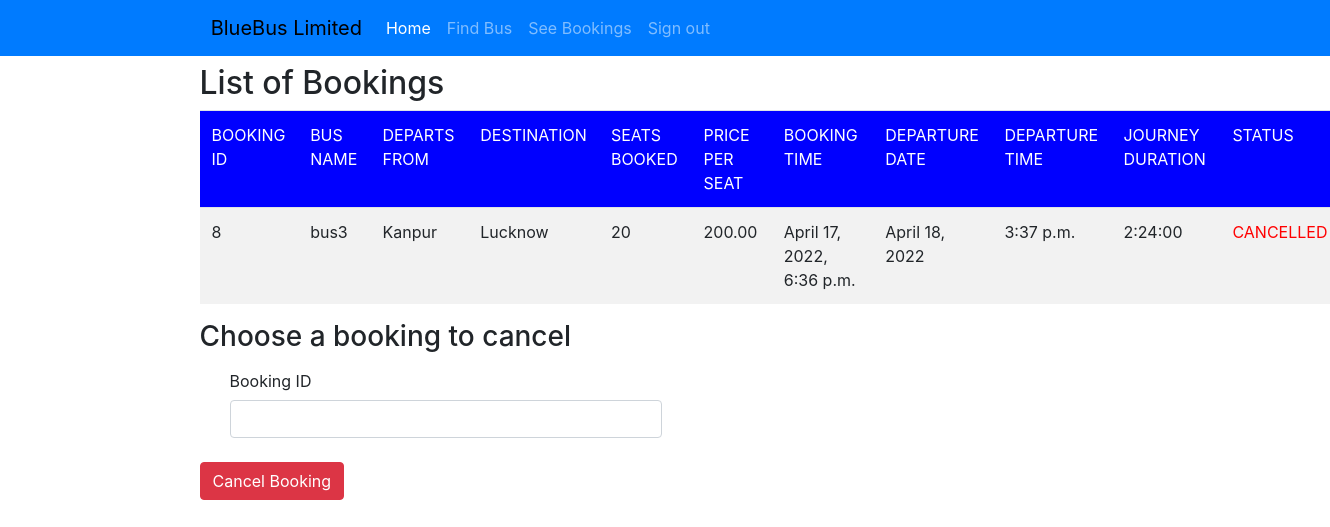
Page /seebookings (signed in) on the committed database.
### myapp/models.py (models this page shows, shortened)
class Book(models.Model):
    booking_id = models.AutoField(primary_key=True)
    user_id = models.ForeignKey(User, on_delete=models.CASCADE)
    bus_id = models.ForeignKey(Bus, on_delete=models.PROTECT)
    no_seats = models.DecimalField(decimal_places=0,  max_digits=3)
    create_date = models.DateTimeField(auto_now_add=True)
    last_update = models.DateTimeField(auto_now=True)
    status = models.BooleanField(default=True)

class Bus(models.Model):
    bus_id = models.AutoField(primary_key=True)
    bus_name = models.CharField(max_length=30)
    r_id = models.ForeignKey(Route, on_delete=models.SET_NULL, blank=True, null=True,)
    nos = models.DecimalField(decimal_places=0, max_digits=3)
    rem = models.DecimalField(decimal_places=0, max_digits=2)
    price = models.DecimalField(decimal_places=2, max_digits=6)
    date = models.DateField()
    time = models.TimeField()

class Route(models.Model):
    route_id = models.AutoField(primary_key=True)
    source = models.CharField(max_length=100)
    dest = models.CharField(max_length=100)
    desc = models.CharField(max_length=200)
    duration = models.DurationField(null=True)

### myapp/views.py (the view)
# urls.py: path('seebookings', views.seebookings, name="seebookings"),
@login_required(login_url='signin')
def seebookings(request, new={}):
    context={}
    booking_list = Book.objects.filter(user_id=request.user)
    if booking_list:
        if new:
            error = new["error"]
        return render(request, 'myapp/booklist.html', locals())
    else:
        context["error"] = "Sorry no bookings found"
        return render(request, 'myapp/findbus.html', context)

### myapp/templates/myapp/booklist.html (shortened to what this page needs)
{% extends 'myapp/base.html' %}
{% block content %}
<div class="container">
<h2 >List of Bookings</h2>
<table class="table table-striped">
    <thead style="background-color: blue;color: white;">
    <td>BOOKING ID</td>
    <td>BUS NAME</td>
    <td>DEPARTS FROM</td>
    <td>DESTINATION</td>
    <td>SEATS BOOKED</td>
    <td>PRICE PER SEAT</td>
    <td>BOOKING TIME</td>
    <td>DEPARTURE DATE</td>
    <td>DEPARTURE TIME</td>
    <td>JOURNEY DURATION</td>
    <td>STATUS</td>
    </thead>
    {% for x in booking_list %}
    <tr>
        <td>{{x.booking_id}}</td>
        <td>{{x.bus_id.bus_name}}</td>
        <td>{{x.bus_id.r_id.source}}</td>
        <td>{{x.bus_id.r_id.dest}}</td>
        <td>{{x.no_seats}}</td>
        <td>{{x.bus_id.price}}</td>
        <td>{{x.create_date}}</td>
        <td>{{x.bus_id.date}}</td>
        <td>{{x.bus_id.time}}</td>
        <td>{{x.bus_id.r_id.duration}}</td>
        <td>{% if x.status %}<p style="color:green;">BOOKED</p>{% else %}<p style="color:red;">CANCELLED</p>{% endif %}</td>
    </tr>
    {% endfor %}
</table>
<form action="{% url 'cancellings' %}" method="post">
    <h3>Choose a booking to cancel</h3>
    <div class="col-auto">
        <label for="example-email-input" class="col-2 col-form-label">Booking ID</label>
        <div class="col-5">
            <input name='bk_id' class="form-control" type="number">
        </div>
    </div>
    <br>
    <div class="pull-right">
        <button type="submit" class="btn btn-danger float-left">Cancel Booking</button>
    </div>
    <br>
    <br>
</form>
</div>
{% endblock %}

### myapp/templates/myapp/base.html (shortened to what this page needs)
<!doctype html>
<html lang="en">
<head>
    <link rel="stylesheet" href="https://stackpath.bootstrapcdn.com/bootstrap/4.1.3/css/bootstrap.min.css"
>
</head>
<body>
<nav class="navbar navbar-expand-lg navbar-dark bg-primary">
    <div class="container">
        <a class="navbar-brand" href="#" style="color: black;">BlueBus Limited</a>
        <div class="collapse navbar-collapse" id="navbarNavAltMarkup">
            <div class="navbar-nav" >
                <a class="nav-item nav-link active" id = "home" href="{% url 'home' %}">Home <span class="sr-only">(current)</span></a>
                <a class="nav-item nav-link " href="{% url 'findbus' %}" >Find Bus</a>
                <a class="nav-item nav-link" href="{% url 'seebookings' %}" >See Bookings</a>
                {% if request.user.is_active %}
                <a class="nav-item nav-link " href="{% url 'signout' %}" >Sign out</a>
                {% else %}
                <a class="nav-item nav-link " href="{% url 'signup' %}" >Sign Up</a>
                {% endif %}
            </div>
        </div>
    </div>
</nav>
{% block content %}
{% endblock %}
</body>
</html>

### myapp/templates/myapp/booklist.html (style rules this page uses)
.container { padding: 0%; margin-left: 15%; }

### rows in the picture
Book: booking_id "8", bus_id.bus_name "bus3", bus_id.r_id.source "Kanpur", bus_id.r_id.dest "Lucknow", no_seats "20", bus_id.price "200.00", create_date "April 17, 2022, 6:36 p.m.", bus_id "April 18, 2022", bus_id.time "3:37 p.m.", bus_id.r_id.duration "2:24:00", status "CANCELLED"
